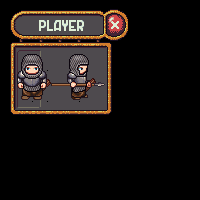

The image is a tile-based game level rendered from a .tmx file. Its description and source (layers, tilesets, objects; grid data summarised) follow:
An orthogonal 200x200 tile map with 1x1 px tiles, 1 tile layer (Tile Layer 1), 3 tilesets.

<map version="1.10" tiledversion="1.11.0" orientation="orthogonal" renderorder="right-down" width="200" height="200" tilewidth="1" tileheight="1" infinite="0" nextlayerid="2" nextobjectid="1">
 <tileset firstgid="1" source="character1.tsx" />
 <tileset firstgid="901" source="ui_split.tsx" />
 <tileset firstgid="251785" source="characters.tsx" />
 <layer id="1" name="Tile Layer 1" width="200" height="200">
  <data>[40000 cells, 14256 non-empty, 9836 distinct tile ids]</data>
 </layer>
</map>
